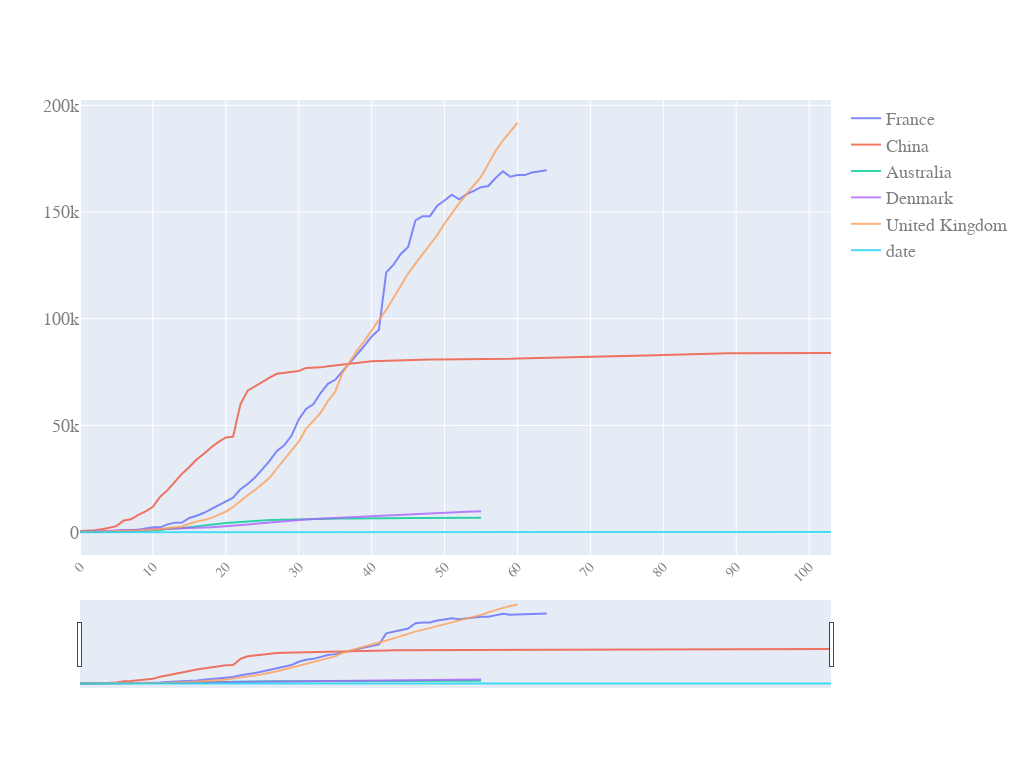

Here is the notebook cell this chart was saved with:
### Code cell
quick_plot(pd_sync_timelines.date, pd_sync_timelines.iloc[:,1:],y_scale ='linear', slider=True)
